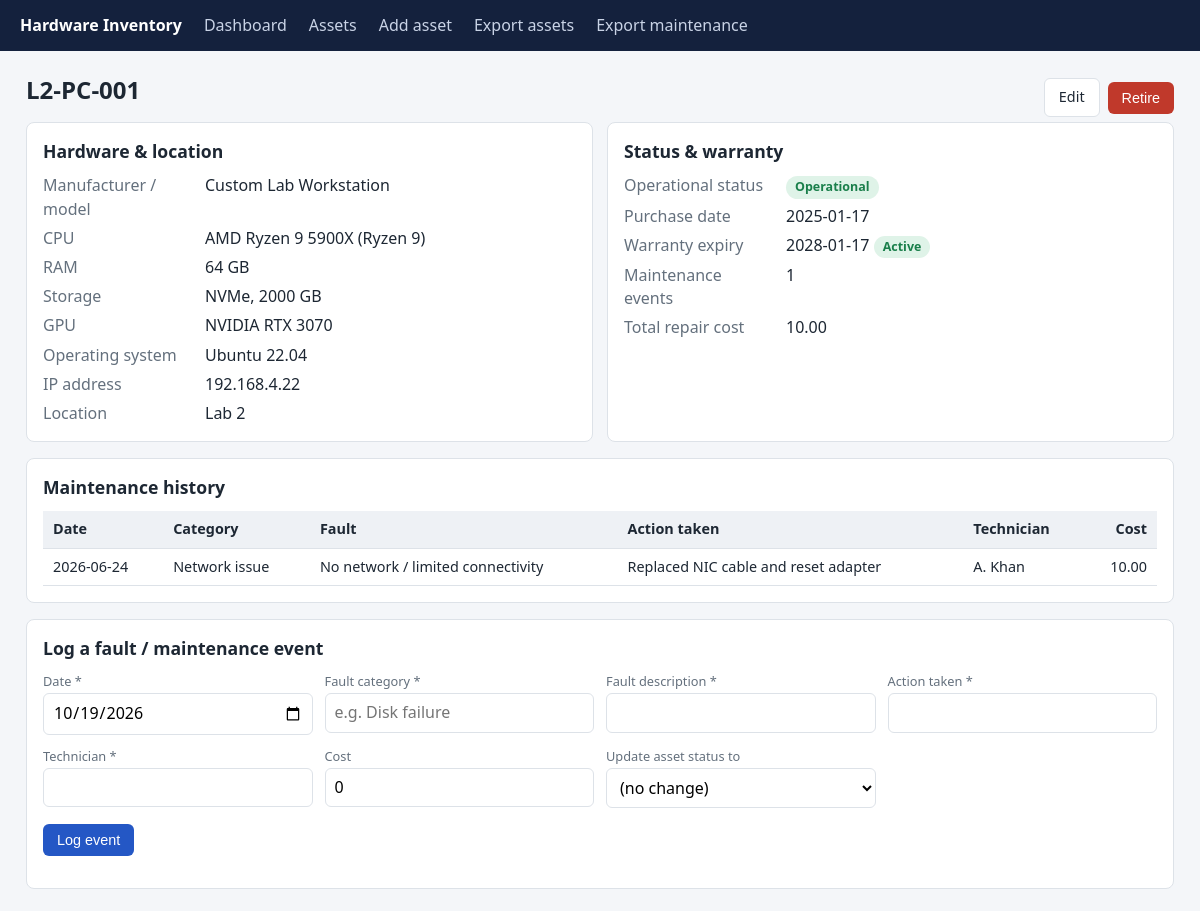
Page /assets/L2-PC-001 on the committed database.
### tables this page shows
CREATE TABLE assets (
    asset_id        TEXT PRIMARY KEY,                 -- permanent identity, e.g. LAB1-PC-001
    manufacturer    TEXT NOT NULL,
    model           TEXT NOT NULL,
    cpu             TEXT NOT NULL,                    -- full model, e.g. Intel Core i5-12400
    cpu_family      TEXT NOT NULL,                    -- grouping used for filtering, e.g. Core i5
    ram_gb          INTEGER NOT NULL CHECK (ram_gb > 0),
    storage_type    TEXT NOT NULL CHECK (storage_type IN ('SSD','HDD','NVMe','Hybrid')),
    storage_gb      INTEGER NOT NULL CHECK (storage_gb > 0),
    gpu             TEXT,                             -- NULL / empty = integrated only
    os              TEXT NOT NULL,
    ip_address      TEXT,                             -- changeable network address (NOT identity)
    location        TEXT NOT NULL,
    purchase_date   TEXT NOT NULL,                    -- ISO date YYYY-MM-DD
    warranty_expiry TEXT NOT NULL,                    -- warranty status is COMPUTED from this
    status          TEXT NOT NULL DEFAULT 'Operational'
                    CHECK (status IN ('Operational','Faulty','Under Repair')),
    active          INTEGER NOT NULL DEFAULT 1        -- 0 = retired (kept for history)
);

CREATE TABLE maintenance (
    id               INTEGER PRIMARY KEY AUTOINCREMENT,
    asset_id         TEXT NOT NULL REFERENCES assets(asset_id),
    event_date       TEXT NOT NULL,
    fault_category   TEXT NOT NULL,
    fault_description TEXT NOT NULL,
    action_taken     TEXT NOT NULL,
    technician       TEXT NOT NULL,
    cost             REAL NOT NULL DEFAULT 0 CHECK (cost >= 0)
);

### app.py (the view)
@app.route("/assets/<asset_id>")
def asset_detail(asset_id):
    db = get_db()
    a = db.execute("SELECT * FROM assets WHERE asset_id=?", (asset_id,)).fetchone()
    if not a:
        return render_template("message.html", title="Asset not found",
                               text=f"No asset with ID '{asset_id}'."), 404
    events = db.execute("SELECT * FROM maintenance WHERE asset_id=? ORDER BY event_date DESC, id DESC",
                        (asset_id,)).fetchall()
    total_cost = sum(e["cost"] for e in events)
    return render_template("asset_detail.html", a=a, events=events, total_cost=total_cost,
                           warranty=warranty_status(a["warranty_expiry"]), today=today())

### app.py (called while the page is built)
def today():
    return date.today().isoformat()

def warranty_status(expiry):
    t = date.today()
    exp = date.fromisoformat(expiry)
    if exp < t:
        return "Expired"
    if exp <= t + timedelta(days=WARRANTY_SOON_DAYS):
        return "Expiring soon"
    return "Active"

### db.py (called while the page is built)
def get_db():
    conn = sqlite3.connect(DB_PATH)
    conn.row_factory = sqlite3.Row
    conn.execute("PRAGMA foreign_keys = ON")   # enforce maintenance.asset_id -> assets
    return conn

### templates/asset_detail.html (shortened to what this page needs)
{% extends "base.html" %}
{% block content %}
<div class="row" style="justify-content:space-between">
  <h1>{{ a.asset_id }}
    {% if not a.active %}<span class="badge b-Retired">Retired</span>{% endif %}</h1>
  <div class="row">
    <a class="btn sec" href="{{ url_for('asset_edit', asset_id=a.asset_id) }}">Edit</a>
    {% if a.active %}
    <form method="post" action="{{ url_for('asset_retire', asset_id=a.asset_id) }}"
          onsubmit="return confirm('Retire this asset? Its history is kept.')">
      <button class="btn danger" type="submit">Retire</button></form>
    {% else %}
    <form method="post" action="{{ url_for('asset_reactivate', asset_id=a.asset_id) }}">
      <button class="btn" type="submit">Reactivate</button></form>
    {% endif %}
  </div>
</div>
<div class="grid g2">
<div class="card"><h2>Hardware &amp; location</h2>
<dl>
  <dt>Manufacturer / model</dt><dd>{{ a.manufacturer }} {{ a.model }}</dd>
  <dt>CPU</dt><dd>{{ a.cpu }} ({{ a.cpu_family }})</dd>
  <dt>RAM</dt><dd>{{ a.ram_gb }} GB</dd>
  <dt>Storage</dt><dd>{{ a.storage_type }}, {{ a.storage_gb }} GB</dd>
  <dt>GPU</dt><dd>{{ a.gpu or 'Integrated only' }}</dd>
  <dt>Operating system</dt><dd>{{ a.os }}</dd>
  <dt>IP address</dt><dd>{{ a.ip_address or '-' }}</dd>
  <dt>Location</dt><dd>{{ a.location }}</dd>
</dl></div>
<div class="card"><h2>Status &amp; warranty</h2>
<dl>
  <dt>Operational status</dt><dd><span class="badge b-{{ a.status }}">{{ a.status }}</span></dd>
  <dt>Purchase date</dt><dd>{{ a.purchase_date }}</dd>
  <dt>Warranty expiry</dt><dd>{{ a.warranty_expiry }} <span class="badge b-{{ warranty }}">{{ warranty }}</span></dd>
  <dt>Maintenance events</dt><dd>{{ events|length }}</dd>
  <dt>Total repair cost</dt><dd>{{ '%.2f'|format(total_cost) }}</dd>
</dl></div>
</div>
<div class="card scroll"><h2>Maintenance history</h2>
<table>
<tr><th>Date</th><th>Category</th><th>Fault</th><th>Action taken</th><th>Technician</th><th class="right">Cost</th></tr>
{% for e in events %}
<tr><td>{{ e.event_date }}</td><td>{{ e.fault_category }}</td><td>{{ e.fault_description }}</td>
<td>{{ e.action_taken }}</td><td>{{ e.technician }}</td><td class="right">{{ '%.2f'|format(e.cost) }}</td></tr>
{% else %}
<tr><td colspan="6" class="muted">No maintenance events recorded.</td></tr>
{% endfor %}
</table></div>
<div class="card"><h2>Log a fault / maintenance event</h2>
<form method="post" action="{{ url_for('maintenance_add', asset_id=a.asset_id) }}" novalidate>
<div class="formgrid">
  <div><label>Date *</label><input type="date" name="event_date" value="{{ today }}"></div>
  <div><label>Fault category *</label><input name="fault_category" list="cats" placeholder="e.g. Disk failure">
    </div>
  <div><label>Fault description *</label><input name="fault_description"></div>
  <div><label>Action taken *</label><input name="action_taken"></div>
  <div><label>Technician *</label><input name="technician"></div>
  <div><label>Cost</label><input name="cost" value="0"></div>
  <div><label>Update asset status to</label><select name="set_status"><option value="">(no change)</option>
    <option>Operational</option><option>Faulty</option><option>Under Repair</option></select></div>
</div>
<p><button class="btn" type="submit">Log event</button></p>
</form></div>
{% endblock %}

### static/style.css (style rules this page uses)
:root { --bg:#f4f6f9;--card:#fff;--ink:#1d2733;--muted:#64707d;--line:#dde2e8;--accent:#2457c5;--ok:#1a7f4b;--warn:#b7791f;--bad:#c0392b }
* { box-sizing:border-box }
body { margin:0;font-family:system-ui,-apple-system,"Segoe UI",Roboto,sans-serif;background:var(--bg);color:var(--ink);line-height:1.45 }
h1 { font-size:1.5rem;margin:0 0 14px }
h2 { font-size:1.1rem;margin:0 0 10px }
.card { background:var(--card);border:1px solid var(--line);border-radius:8px;padding:16px;margin-bottom:16px }
.grid { display:grid;gap:14px }
.g2 { grid-template-columns:repeat(auto-fit,minmax(340px,1fr)) }
table { width:100%;border-collapse:collapse;font-size:.9rem }
th,td { text-align:left;padding:8px 10px;border-bottom:1px solid var(--line);vertical-align:top }
th { background:#eef1f5;font-weight:600;white-space:nowrap }
a { color:var(--accent) }
.btn { display:inline-block;background:var(--accent);color:#fff;border:0;border-radius:6px;padding:8px 14px;font-size:.9rem;cursor:pointer;text-decoration:none }
.btn.sec { background:#fff;color:var(--ink);border:1px solid var(--line) }
.btn.danger { background:var(--bad) }
label { display:block;font-size:.8rem;color:var(--muted);margin-bottom:3px }
input,select,textarea { font:inherit;padding:7px 9px;border:1px solid var(--line);border-radius:6px;background:#fff;width:100% }
.formgrid { display:grid;grid-template-columns:repeat(auto-fit,minmax(240px,1fr));gap:12px }
.badge { display:inline-block;padding:2px 9px;border-radius:12px;font-size:.78rem;font-weight:600 }
.b-Operational,.b-Active { background:#dff3e8;color:var(--ok) }
.right { text-align:right }
.row { display:flex;gap:8px;align-items:center;flex-wrap:wrap }
dl { display:grid;grid-template-columns:150px 1fr;gap:6px 12px;margin:0 }
dt { color:var(--muted) }
dd { margin:0 }
.scroll { overflow-x:auto }

### rows in the picture
assets: asset_id "L2-PC-001", manufacturer "Custom", model "Lab Workstation", cpu "AMD Ryzen 9 5900X", cpu_family "Ryzen 9", ram_gb "64", storage_type "NVMe", storage_gb "2000", gpu "NVIDIA RTX 3070", os "Ubuntu 22.04", ip_address "192.168.4.22", location "Lab 2", status "Operational", purchase_date "2025-01-17", warranty_expiry "2028-01-17"
maintenance: event_date "2026-06-24", fault_category "Network issue", fault_description "No network / limited connectivity", action_taken "Replaced NIC cable and reset adapter", technician "A. Khan", cost "10.00"

### other values in the picture
{{ warranty }} "Active"
{{ events|length }} "1"
{{ '%.2f'|format(total_cost) }} "10.00"
